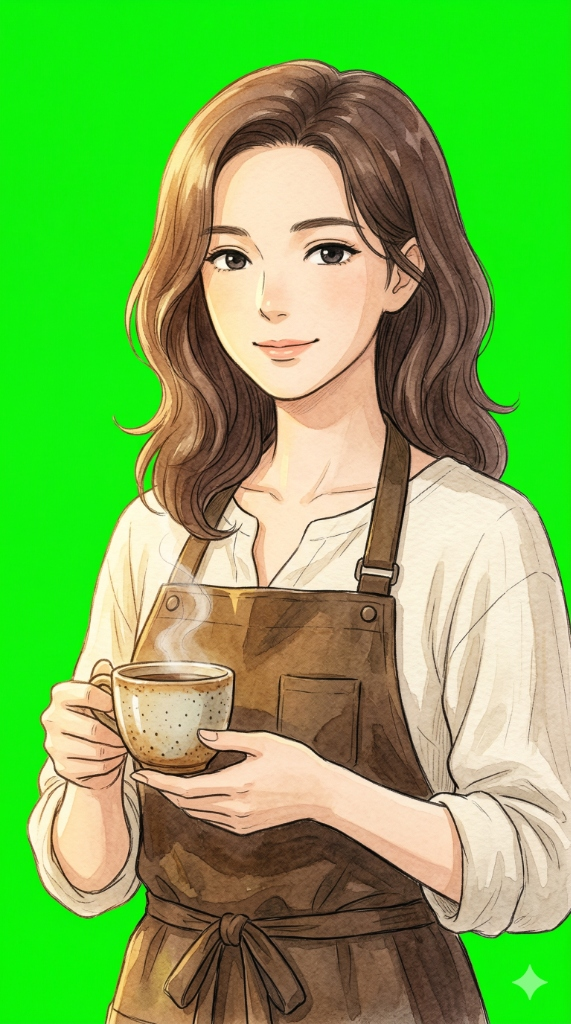
#> input picture dist/games/tiny-story/assets/origin/aoi_green.png, 571 x 1024 px, found by its file name; its folder holds only this picture in this run
$ python asset_cleaner.py
#> lines starting #> are read from the running program, lines starting #| are printed output that depends on the picture; after the words box and inside, x2 and y2 are one past the last pixel; in counts of white or black regions, pixels touching at a corner belong together
#> in process_single_asset, img is the input picture: shape (1024, 571, 3); mean B, G, R 80.1, 179.4, 118.7
import cv2
import numpy as np
import os
from PIL import Image

def remove_green_screen(img):
    """
    Precision Green-Screen Removal:
    Preserves internal green elements (like grass in a drawing) by only removing
    the green background connected to the image boundaries.
    """
    h, w, _ = img.shape
    hsv = cv2.cvtColor(img, cv2.COLOR_BGR2HSV)
#> hsv: shape (1024, 571, 3); mean H, S, V 30.5, 147.6, 197.8

    # 扩大容差：捕获纯正绿幕
    lower_green = np.array([35, 45, 45])
    upper_green = np.array([90, 255, 255])
    full_mask = cv2.inRange(hsv, lower_green, upper_green)
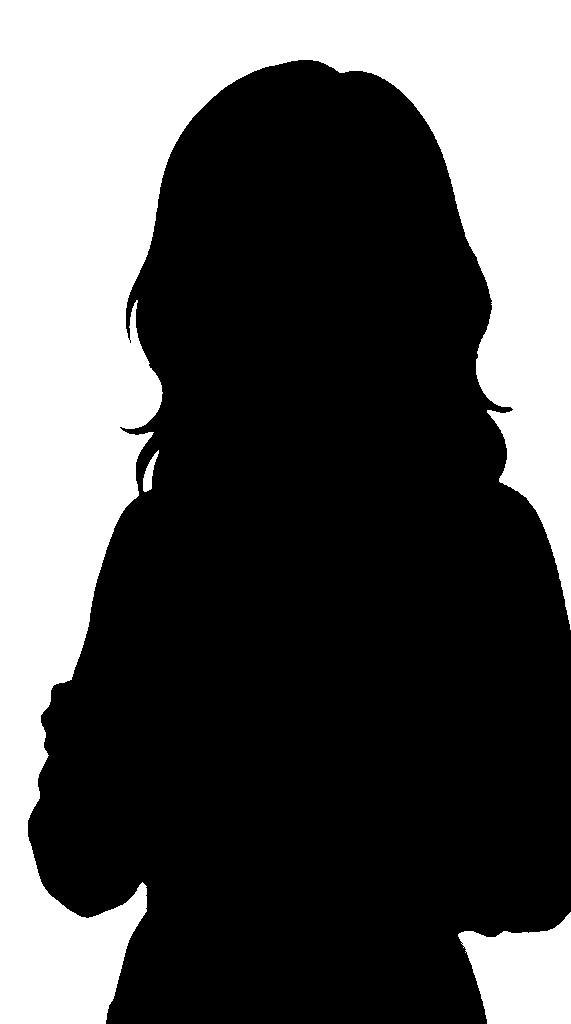
#> full_mask: shape (1024, 571); 35% white; 3 white regions, box (x1, y1, x2, y2) and area: (0, 0, 571, 1024) 195176, (458, 912, 571, 1024) 9019, (143, 450, 159, 492) 286

    # --- 核心：边缘扩散法 (Connected Component from Edges) ---
    # 我们假设背景绿幕总是接触到边缘。我们通过连通域分析剔除「内部的孤岛绿」。
    num_labels, labels, stats, centroids = cv2.connectedComponentsWithStats(full_mask, connectivity=8)
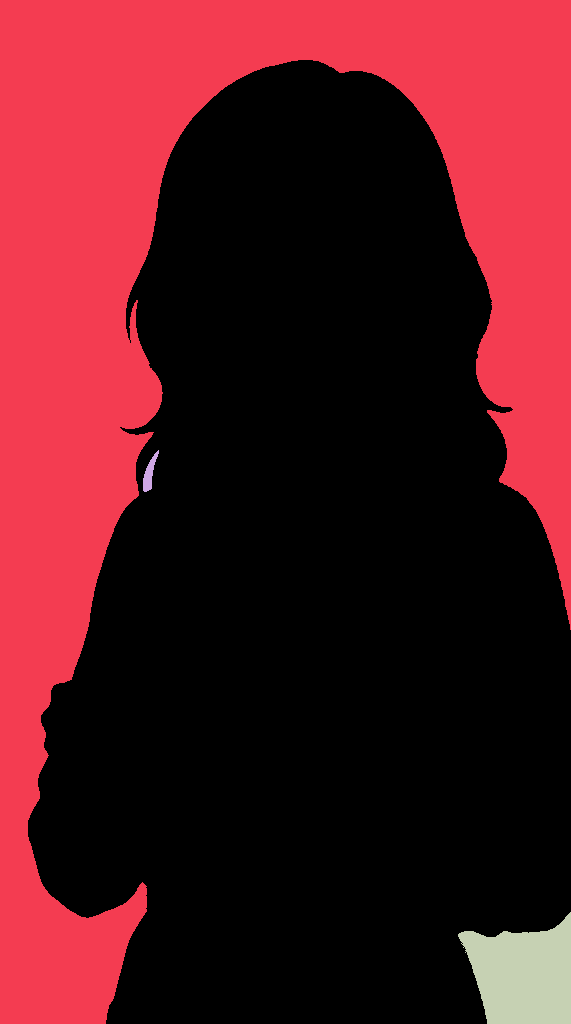
#> labels: shape (1024, 571) int32; 4 distinct labels, from 0 to 3; one colour per label, 0 black
#> num_labels = 4; stats = [[28, 60, 543, 964, 380223], [0, 0, 571, 1024, 195176], [143, 450, 16, 42, 286], [458, 912, 113, 112, 9019]]; centroids = [[313.7, 596.7], [218.2, 324.3], [149.2, 473.3], [523.1, 974.3]]

    # 查找连接到四个边的标签
    edge_labels = set()
    for i in range(1, num_labels):
        x, y, sw, sh, area = stats[i]
        # 如果组件触及边缘，则视为背景
        if x == 0 or y == 0 or (x + sw) >= w or (y + sh) >= h:
            edge_labels.add(i)
#> this loop made 3 passes
#> after the loop, edge_labels = 2 items

    # 只把连接到边缘的绿色设为透明
    background_mask = np.zeros_like(full_mask)
    for i in edge_labels:
        background_mask[labels == i] = 255
#> this loop made 2 passes
#> i on pass 2: 3
#> background_mask: shape (1024, 571); 34.9% white; 2 white regions, box (x1, y1, x2, y2) and area: (0, 0, 571, 1024) 195176, (458, 912, 571, 1024) 9019

    mask_inv = cv2.bitwise_not(background_mask)

    # Spill 抑制 (只针对背景附近的溢色进行，保护中心)
    b, g, r = cv2.split(img)
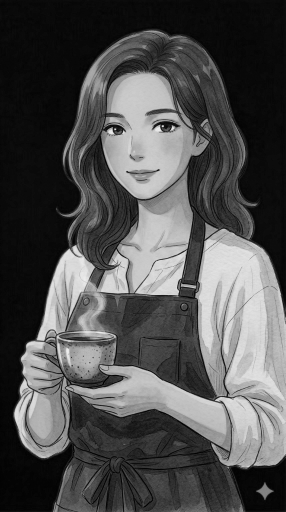
#> b: shape (1024, 571) (shown at 1/2 size); min 0, max 239, mean 80.1
    g_suppressed = np.minimum(g, np.maximum(r, b))
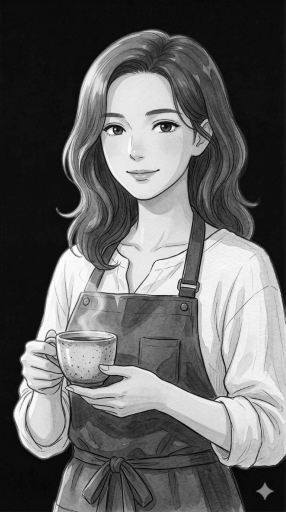
#> g_suppressed: shape (1024, 571) (shown at 1/2 size); min 0, max 254, mean 100.3

    return cv2.merge([b, g_suppressed, r, mask_inv])
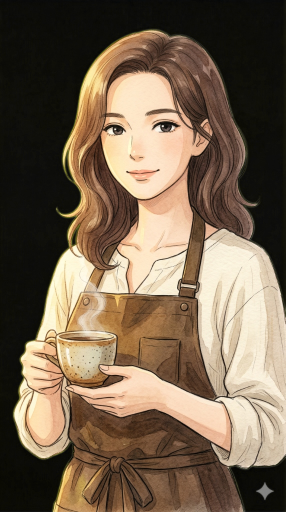
#> returned value: shape (1024, 571, 4) (shown at 1/2 size); mean of channels 0, 1, 2, 3 80.1, 100.3, 118.7, 165.9; drawn as B, G, R

def isolate_main_character(rgba):
    """
    Find all continuous alpha blobs and keep only the largest one that is near the center.
    This effectively deletes any "neighbor bleed" that entered the wider extraction window.
    """
    alpha = rgba[:,:,3]
    num_labels, labels, stats, centroids = cv2.connectedComponentsWithStats(alpha, connectivity=8)
#> num_labels = 2; stats = [[0, 0, 571, 1024, 204195], [28, 60, 543, 964, 380509]]; centroids = [[231.7, 353], [313.6, 596.6]]

    if num_labels <= 1:
        return rgba

    # Find the largest non-background component (background is usually index 0)
    # Filter stats to keep components that are significant in size AND centrally located.
    img_h, img_w = alpha.shape
    center_x = img_w / 2

    main_label = -1
    max_area = 0

    for i in range(1, num_labels):
        area = stats[i, cv2.CC_STAT_AREA]
        # Ignore tiny specks
        if area < 500:
            continue

        # Is it the largest one?
        if area > max_area:
            max_area = area
            main_label = i
#> this loop made 1 pass
#> (area, max_area) on pass 1: (380509, 380509)
#> after the loop, main_label = 1; max_area = 380509

    if main_label == -1:
        return rgba

    # Create a mask for ONLY the main label
    new_alpha = np.zeros_like(alpha)
    new_alpha[labels == main_label] = 255

    rgba[:,:,3] = new_alpha

    # Auto-crop to the new alpha box
    coords = cv2.findNonZero(new_alpha)
    x, y, w, h = cv2.boundingRect(coords)
    margin = 5
    y_start, y_end = max(0, y - margin), min(img_h, y + h + margin)
    x_start, x_end = max(0, x - margin), min(img_w, x + w + margin)

    return rgba[y_start:y_end, x_start:x_end]
#> returned value: shape (969, 548, 4)

def process_single_asset(input_path, output_path):
    """
    Process a single green-screen image and save it as a transparent WebP.
    """
    img = cv2.imread(input_path)
    if img is None:
        print(f"❌ Failed to load: {input_path}")
        return

    # 1. Remove green screen
    rgba = remove_green_screen(img)

    # 2. Isolate the main character (remove any debris)
    rgba_final = isolate_main_character(rgba)

    # 3. Save as transparent WebP
    pil_img = Image.fromarray(cv2.cvtColor(rgba_final, cv2.COLOR_BGRA2RGBA))
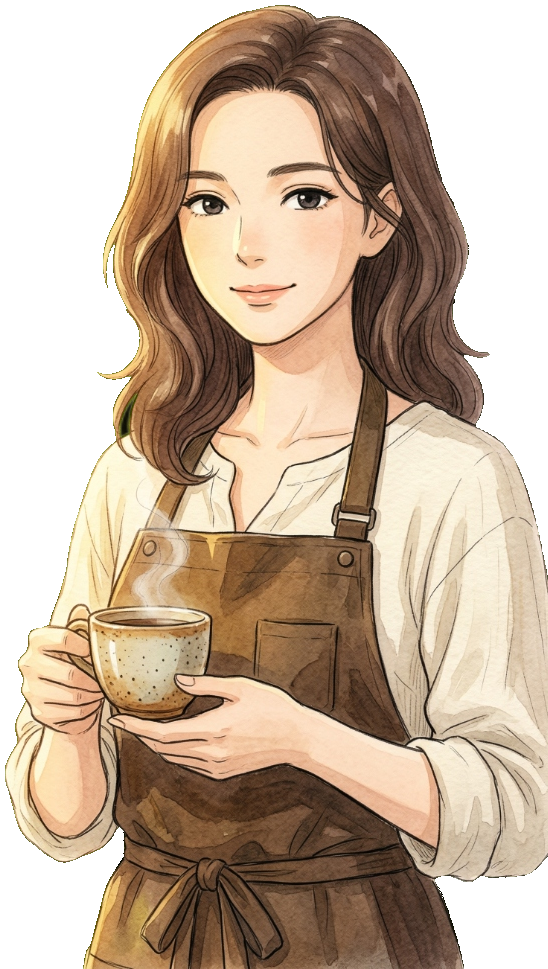
#> pil_img: PIL image 548x969 RGBA; mean R, G, B, A 129.5, 109.2, 87.3, 182.7; transparent parts drawn white
    pil_img.save(output_path, "WEBP", quality=88, method=6)
    print(f"✨ Perfect Isolation: {os.path.basename(input_path)} -> {output_path}")

def scan_and_process():
    ORIGIN_DIR = r"D:\GameSite\public\games\tiny-story\assets\origin"
    OUTPUT_DIR = r"D:\GameSite\public\games\tiny-story\assets\char"

    if not os.path.exists(ORIGIN_DIR):
        print("⚠️ Warning: Origin directory not found.")
        return

    for filename in os.listdir(ORIGIN_DIR):
        if filename.endswith("_green.png") or filename.endswith("_green.jpg"):
            input_path = os.path.join(ORIGIN_DIR, filename)
            # 基础 ID
            base_id = filename.replace("_green.png", "").replace("_green.jpg", "")

            # 分流逻辑
            if base_id.startswith("item_"):
                target_dir = OUTPUT_DIR.replace("\\char", "\\items").replace("/char", "/items")
                os.makedirs(target_dir, exist_ok=True)
                output_path = os.path.join(target_dir, f"{base_id}.webp")
            else:
                output_path = os.path.join(OUTPUT_DIR, f"{base_id}.webp")

            process_single_asset(input_path, output_path)

if __name__ == "__main__":
    scan_and_process()

$ run again, on dist/games/tiny-story/assets/origin/item_sketchbook_green.png
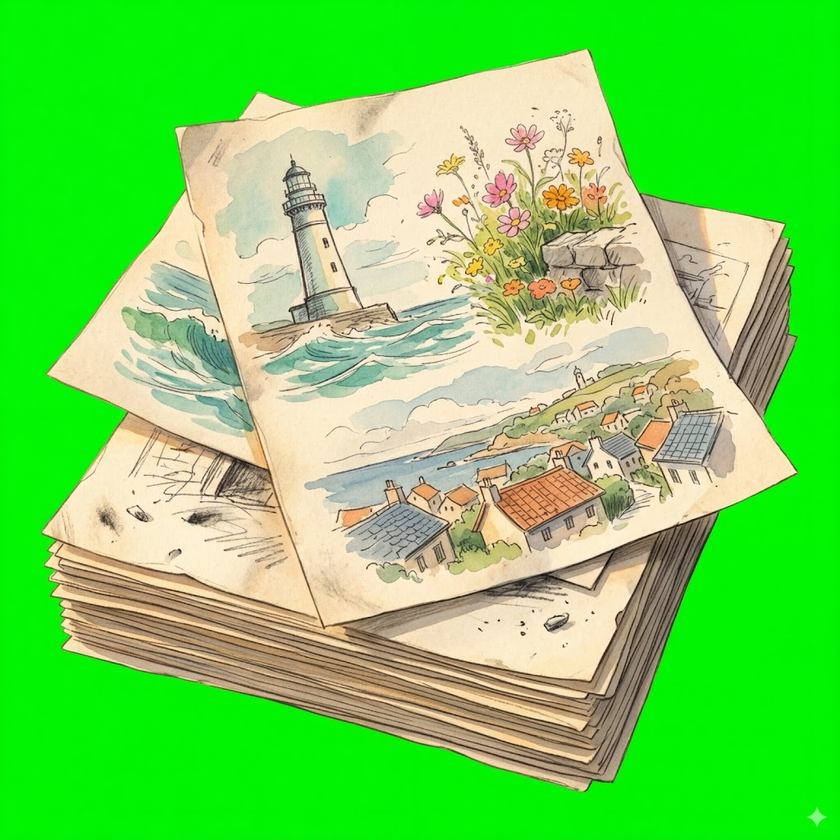
#> input picture dist/games/tiny-story/assets/origin/item_sketchbook_green.png, 840 x 840 px, shrunk from 1024 x 1024 before the run, found by its file name
#> in process_single_asset, img is the input picture: shape (840, 840, 3); mean B, G, R 87.3, 213.1, 112.9
#> hsv: shape (840, 840, 3); mean H, S, V 40.4, 149.7, 222.2
#> full_mask: shape (840, 840); 47.3% white; 183 white regions (147 under 20 px), largest, box (x1, y1, x2, y2) and area: (0, 0, 840, 840) 319193, (121, 306, 242, 387) 3567, (262, 340, 386, 384) 2220
#> in remove_green_screen, `num_labels, labels, stats, centroids = cv2.connectedComponentsWithStat..`:
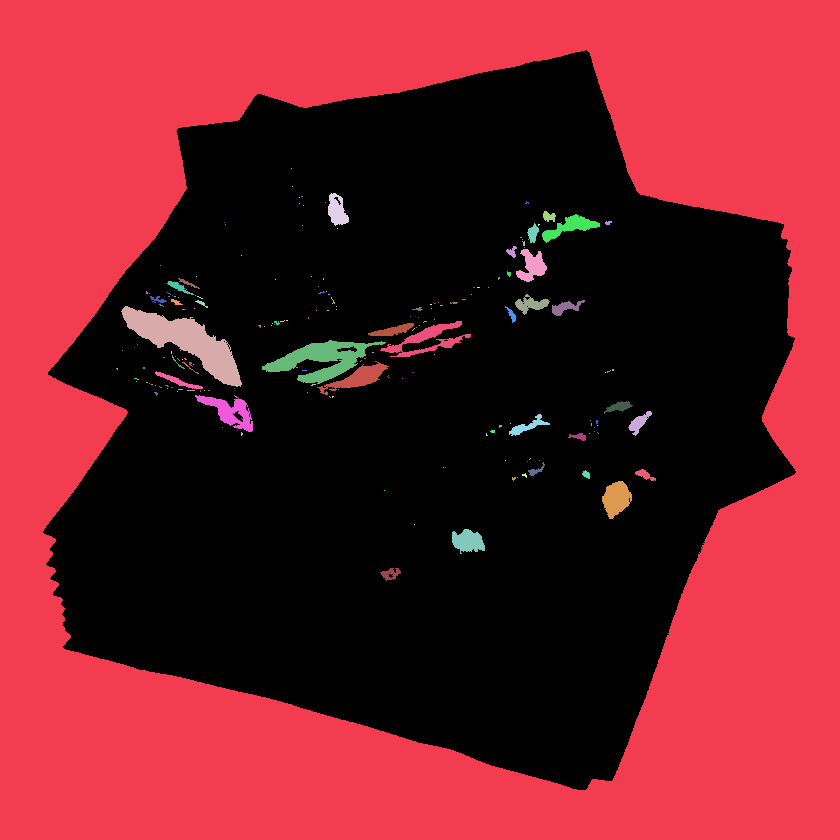
#> labels: shape (840, 840) int32; 184 distinct labels, from 0 to 183; one colour per label, 0 black
#> in remove_green_screen, `num_labels, labels, stats, centroids = cv2.connectedComponentsWithStat..`: num_labels = 184; stats = 184 rows, first 6: [43, 50, 753, 740, 371539], [0, 0, 840, 840, 319193], [291, 168, 1, 1, 1], [292, 186, 1, 1, 1], [328, 193, 21, 33, 447], [299, 197, 1, 1, 1]; centroids = 184 pairs, first value 116.7 to 644.4, second value 168 to 573.5
#> the loop in remove_green_screen, `for i in range(1, num_labels):` made 183 passes
#> (x, y, sw, sh, area) on passes 1, 4, 11: (0, 0, 840, 840, 319193), (328, 193, 21, 33, 447), (543, 211, 13, 11, 96)
#> after the loop in remove_green_screen, `for i in range(1, num_labels):`: edge_labels = 1 item
#> the loop in remove_green_screen, `for i in edge_labels:` made 1 pass
#> mask_inv: shape (840, 840); 54.8% white; 1 black region, box (x1, y1, x2, y2) and area: (0, 0, 840, 840) 319193
#> in isolate_main_character, `num_labels, labels, stats, centroids = cv2.connectedComponentsWithStat..`: num_labels = 2; stats = [[0, 0, 840, 840, 319193], [43, 50, 753, 740, 386407]]; centroids = [[415.3, 421.3], [423, 418]]
#> the loop in isolate_main_character, `for i in range(1, num_labels):` made 1 pass
#> (area, max_area) on pass 1: (386407, 386407)
#> after the loop in isolate_main_character, `for i in range(1, num_labels):`: main_label = 1; max_area = 386407
#> in process_single_asset, `pil_img = Image.fromarray(cv2.cvtColor(rgba_final, cv2.COLOR_BGRA2RGBA))`:
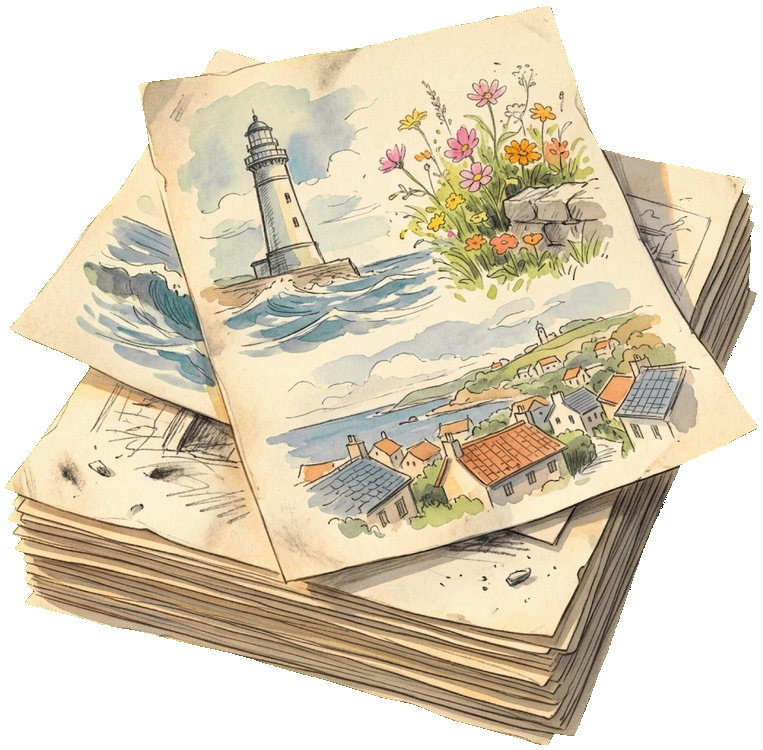
#> pil_img: PIL image 763x750 RGBA; mean R, G, B, A 138.8, 128.4, 107, 172.2; transparent parts drawn white
